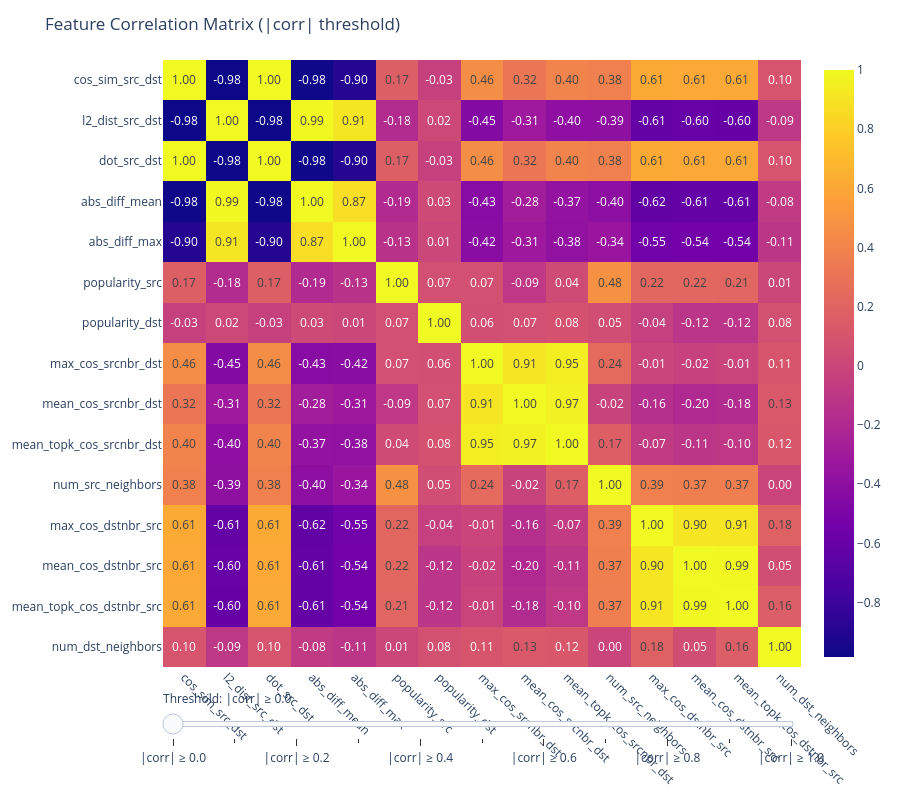

The code cell stored with this chart in its notebook:
### Code cell
import numpy as np
import plotly.express as px


# thresholds for slider
thresholds = np.round(np.arange(0.0, 1.01, 0.1), 2)
corr = X_explore.corr(method="pearson")  # or spearman
# build frames
frames = []
for t in thresholds:
    corr_masked = corr.where(corr.abs() >= t)

    frames.append(
        dict(
            name=str(t),
            data=[dict(
                type="heatmap",
                z=corr_masked.values,
                x=corr.columns,
                y=corr.index,
                zmin=-1,
                zmax=1
            )]
        )
    )

# base figure
fig = px.imshow(
    corr,
    text_auto=".2f",
    aspect="auto"
)

fig.update_layout(
    title="Feature Correlation Matrix (|corr| threshold)",
    height=max(800, 40 * len(corr)),
    xaxis_tickangle=45,
    sliders=[{
        "steps": [
            {
                "method": "animate",
                "label": f"|corr| ≥ {t}",
                "args": [[str(t)], {"mode": "immediate", "frame": {"duration": 0}}]
            }
            for t in thresholds
        ],
        "currentvalue": {"prefix": "Threshold: "}
    }]
)

fig.update(frames=frames)
fig.show()

### Figure 1 — Plotly figure (JSON) as saved in the notebook; plotly's stock layout.template omitted (floating-point values rounded to 4 significant figures; data arrays with more than 128 entries replaced by an {"elided": "..."} marker saying what was removed)
{"data": [{"coloraxis": "coloraxis", "hovertemplate": "x: %{x}<br>y: %{y}<br>color: %{z}<extra></extra>", "name": "0", "texttemplate": "%{z:.2f}", "type": "heatmap", "x": ["cos_sim_src_dst", "l2_dist_src_dst", "dot_src_dst", "abs_diff_mean", "abs_diff_max", "popularity_src", "popularity_dst", "max_cos_srcnbr_dst", "mean_cos_srcnbr_dst", "mean_topk_cos_srcnbr_dst", "num_src_neighbors", "max_cos_dstnbr_src", "mean_cos_dstnbr_src", "mean_topk_cos_dstnbr_src", "num_dst_neighbors"], "xaxis": "x", "y": ["cos_sim_src_dst", "l2_dist_src_dst", "dot_src_dst", "abs_diff_mean", "abs_diff_max", "popularity_src", "popularity_dst", "max_cos_srcnbr_dst", "mean_cos_srcnbr_dst", "mean_topk_cos_srcnbr_dst", "num_src_neighbors", "max_cos_dstnbr_src", "mean_cos_dstnbr_src", "mean_topk_cos_dstnbr_src", "num_dst_neighbors"], "yaxis": "y", "z": {"elided": "15x15 float values"}}], "layout": {"coloraxis": {"colorscale": [[0, "#0d0887"], [0.1111, "#46039f"], [0.2222, "#7201a8"], [0.3333, "#9c179e"], [0.4444, "#bd3786"], [0.5556, "#d8576b"], [0.6667, "#ed7953"], [0.7778, "#fb9f3a"], [0.8889, "#fdca26"], [1, "#f0f921"]]}, "height": 800, "margin": {"t": 60}, "sliders": [{"currentvalue": {"prefix": "Threshold: "}, "steps": [{"args": [["0.0"], {"frame": {"duration": 0}, "mode": "immediate"}], "label": "|corr| ≥ 0.0", "method": "animate"}, {"args": [["0.1"], {"frame": {"duration": 0}, "mode": "immediate"}], "label": "|corr| ≥ 0.1", "method": "animate"}, {"args": [["0.2"], {"frame": {"duration": 0}, "mode": "immediate"}], "label": "|corr| ≥ 0.2", "method": "animate"}, {"args": [["0.3"], {"frame": {"duration": 0}, "mode": "immediate"}], "label": "|corr| ≥ 0.3", "method": "animate"}, {"args": [["0.4"], {"frame": {"duration": 0}, "mode": "immediate"}], "label": "|corr| ≥ 0.4", "method": "animate"}, {"args": [["0.5"], {"frame": {"duration": 0}, "mode": "immediate"}], "label": "|corr| ≥ 0.5", "method": "animate"}, {"args": [["0.6"], {"frame": {"duration": 0}, "mode": "immediate"}], "label": "|corr| ≥ 0.6", "method": "animate"}, {"args": [["0.7"], {"frame": {"duration": 0}, "mode": "immediate"}], "label": "|corr| ≥ 0.7", "method": "animate"}, {"args": [["0.8"], {"frame": {"duration": 0}, "mode": "immediate"}], "label": "|corr| ≥ 0.8", "method": "animate"}, {"args": [["0.9"], {"frame": {"duration": 0}, "mode": "immediate"}], "label": "|corr| ≥ 0.9", "method": "animate"}, {"args": [["1.0"], {"frame": {"duration": 0}, "mode": "immediate"}], "label": "|corr| ≥ 1.0", "method": "animate"}]}], "title": {"text": "Feature Correlation Matrix (|corr| threshold)"}, "xaxis": {"anchor": "y", "domain": [0, 1], "tickangle": 45}, "yaxis": {"anchor": "x", "autorange": "reversed", "domain": [0, 1]}}}
